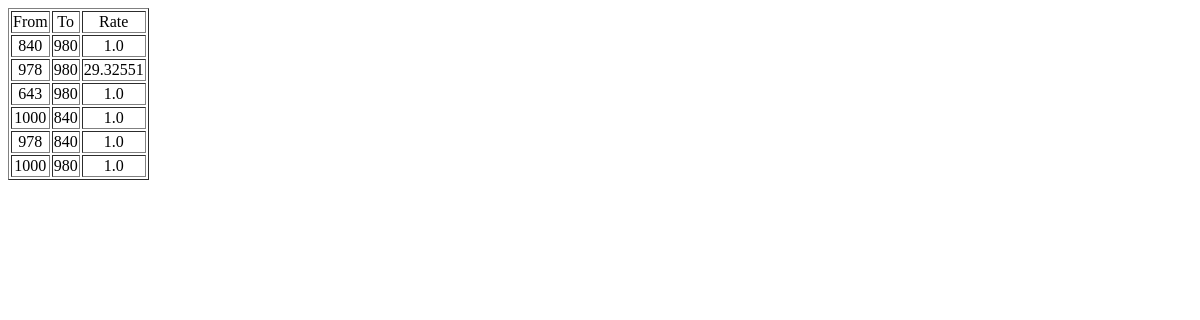
Page /xrates on the earlier database version.
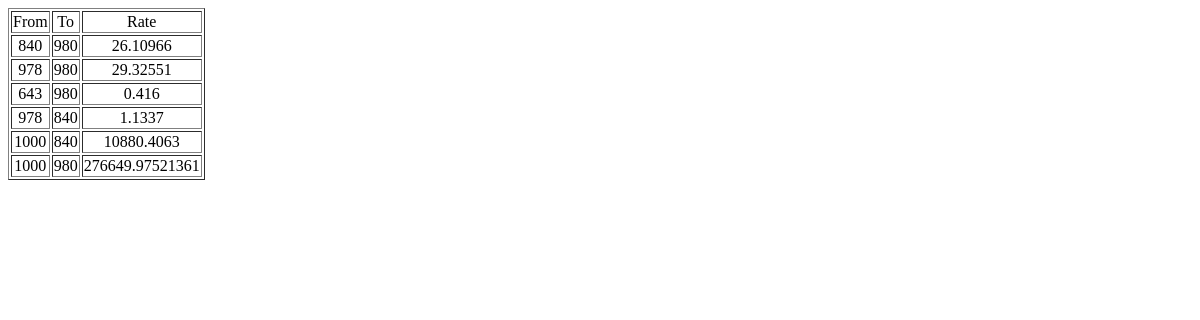
Same page on the later database version.
### models.py (models this page shows, shortened)
class _Model(Model):
    class Meta:
        database = db

class ExRate(_Model):
    class Meta:
        db_table = "ex_rates"
        indexes = (
            (("from_currency", "to_currency"), True),
        )
    from_currency = IntegerField()
    to_currency = IntegerField()
    rate = DoubleField()
    updated = DateTimeField(default = peewee_datetime.datetime.now)
    module = CharField(max_length = 100)

### views.py (the view)
@app.route("/xrates")
def view_rates():
    return controllers.get_all_rates()

### controllers.py (called while the page is built)
def get_all_rates():
    try:
        xrates = ExRate.select()
        return render_template("xrates.html", xrates = xrates)
    except Exception as ex:
        return make_response(str(ex), 500)

### templates/xrates.html (shortened to what this page needs)
<!DOCTYPE html>
<html lang="en">
<head>
</head>
<body>
    <table border="1">
        <thead align="center">
            <td>From</td>
            <td>To</td>
            <td>Rate</td>
        </thead>
        {% for rate in xrates %}
        <tr align="center">
            <td>{{rate.from_currency}}</td>
            <td>{{rate.to_currency}}</td>
            <td>{{rate.rate}}</td>
        </tr>
        {% endfor %}
    </table>
</body>
</html>

Differences in the rows shown:
changed ExRate (number 1 of 6 on the later page): rate "1.0" → "26.10966"
changed ExRate (number 3 of 6 on the later page): rate "1.0" → "0.416"
changed ExRate (number 4 of 6 on the later page): from_currency "1000" → "978"; rate "1.0" → "1.1337"
changed ExRate (number 5 of 6 on the later page): from_currency "978" → "1000"; rate "1.0" → "10880.4063"
changed ExRate (number 6 of 6 on the later page): rate "1.0" → "276649.97521361"
